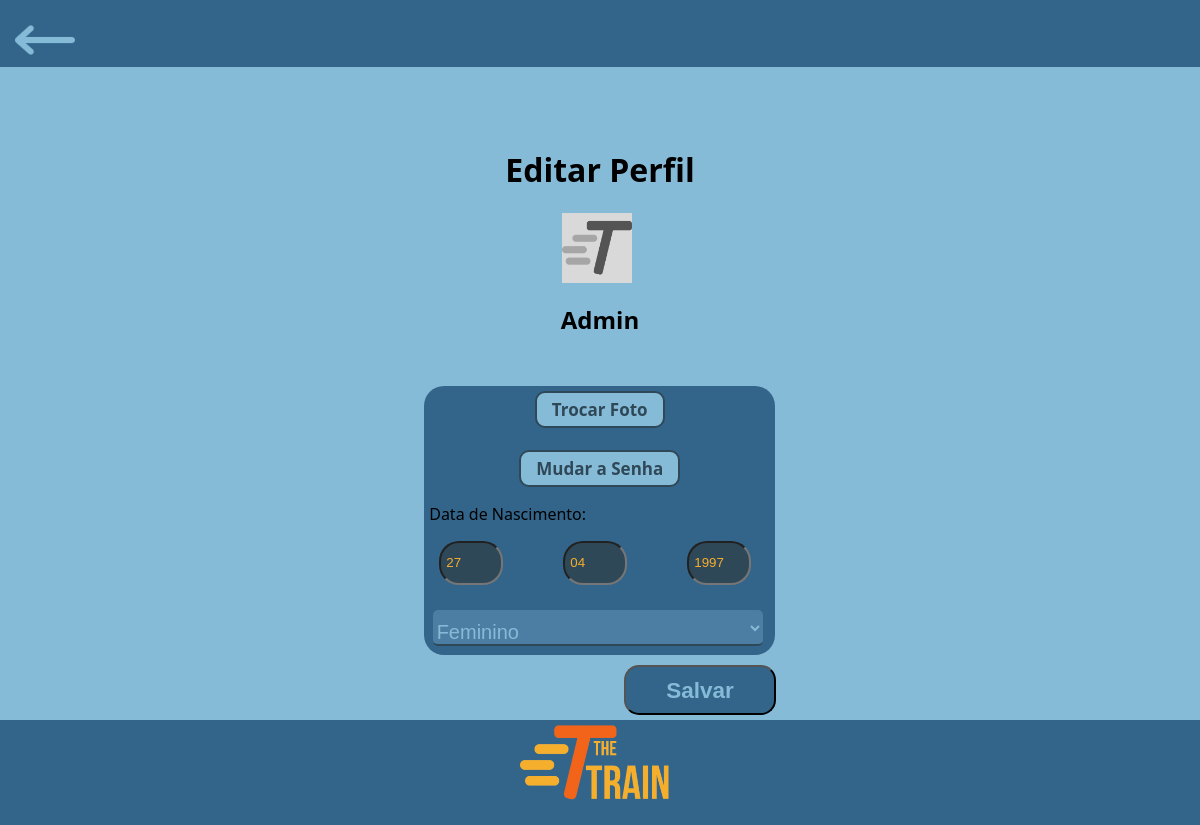
Screenshot of /private/user/config/editaPerfilFuncionario.php (signed in) with the database file from the repository.
### tables this page shows
CREATE TABLE usuarios(
	id INT AUTO_INCREMENT NOT NULL PRIMARY KEY,
    cargo ENUM('Administrador', 'Mecânico', 'Faxineiro', 'Supervisor', 'Operário', 'Piloto') NOT NULL,
    salario DECIMAL(10, 2) NOT NULL,
    genero ENUM('Feminino', 'Masculino', 'Prefiro não dizer', 'Outro') NOT NULL,
    dataNascimento DATE NOT NULL,
    senha VARCHAR(255) NOT NULL,
    email VARCHAR(255) NOT NULL,
    nome VARCHAR(120) NOT NULL,
    cpf VARCHAR(11) UNIQUE NOT NULL,
    tipo ENUM('admin', 'funcionario') NOT NULL,
    temTFA boolean,
    cep VARCHAR(8) NOT NULL,
    rua VARCHAR(255),
    cidade VARCHAR(255),
    estado VARCHAR(255),
    numero INT,
    imagemPerfil VARCHAR(120) NULL
);

### private/user/config/editaPerfilFuncionario.php (the view, shortened to what this page needs)
<?php
include '../../conexao/conexao.php';
$id = $_SESSION['user_id'];
$sql = "SELECT dataNascimento,genero,nome,imagemPerfil FROM usuarios WHERE id=$id";
$result = $conn -> query($sql);
$row = $result -> fetch_assoc();
$imgFileName = $row['imagemPerfil'];
if(!isset($imgFileName)){
    $imgFileName = 'default.png';
}
$dia = date('d', strtotime($row['dataNascimento']));
$mes = date('m', strtotime($row['dataNascimento']));
$ano = date('Y', strtotime($row['dataNascimento']));
?>
<!DOCTYPE html>
<html lang="pt-BR">
<head>
    <link rel="stylesheet" href="../../../style/style.css">
</head>
<body>
    <header class="headerAzulVoltar">
        <a href="<?php if($_SESSION['tipo'] == 'admin'){echo '../../admin/config/configAdmin.php';} else {echo 'configFuncionario.php';}?>"><img src="../../../assets/icons/header/setaEsquerda.png" alt="Seta"></a>
    </header>
    <main>
        <div class="gridCentro">
            <div class="gridCentro">
                <h1 class="textoCentral">Editar Perfil</h1>
                <img id="icone" src="../uploads/<?=$imgFileName?>" alt="Icone do funcionario">
            </div>
            <h2 class="textoCentral"> <?php echo $row['nome']; ?> </h2>
        </div>
        <div class="gridCentro">
            <form  id="formularioConfgUsuario" method="POST" action="">
                <div id="informacoesPessoais">
                    <div class="flexCentro">
                        <a href="mudarFotoPerfil.php" style="text-decoration: none;" class="botaoSimples">Trocar Foto</a>
                    </div>
                    <br>
                    <div class="flexCentro">
                        <a href="mudarSenha.php" style="text-decoration: none;" class="botaoSimples">Mudar a Senha</a>
                    </div>
                    <p>Data de Nascimento:</p>
                    <div class="flex">
                        <div>
                            <input type="text" name="dataNascimentoDia" id="dataNascimentoDia" placeholder="Dia" value="<?php echo $dia; ?>">
                        </div>
                        <div>
                            <input type="text" name="dataNascimentoMes" id="dataNascimentoMes" placeholder="Mês" value="<?php echo $mes; ?>">
                        </div>
                        <div>
                            <input type="text" name="dataNascimentoAno" id="dataNascimentoAno" placeholder="Ano" value="<?php echo $ano; ?>">
                        </div>
                    </div>
                    <br>
                    <label>
                        <select name="genero" id="generoFuncionario">
                            <option value="<?php echo $row['genero'];?>" selected><?php echo $row['genero'];?></option>
                        </select>
                    </label>
                </div>
                <button id="botaoSalvar" type="submit">
                    <h2 class="marginTop-10">Salvar</h2>
                </button>
            </form>
        </div>
    </main>
    <div class="espacoFooterAzulLogo"></div>
    <footer class="footerAzulLogo">
        <img src="../../../assets/logos/logoCompleta.png" alt="Logo">
    </footer>
</body>
</html>

### style/style.css (style rules this page uses)
:root { --corAzulNormal: #33658a; --corAzulEscuro: #2f4858; --corAmarelo: #f6ae2d; --corAzulClaro: #86bbd8; --fonte-Segoe: 'Segoe UI', Tahoma, Geneva, Verdana, sans-serif; --fonte-OpenSans: OpenSans, Arial, Helvetica, sans-serif; --corLaranja: #f26419; }
.flex { display: flex; }
.flexCentro { display: flex; justify-content: center; align-items: center; }
.gridCentro { padding-top: 30px; display: grid; justify-content: center; }
.textoCentral { text-align: center; }
.marginTop-10 { margin-top: 10px; }
body { background-color: var(--corAzulClaro); margin: 0; min-height: 100vh; font-family: var(--fonte-Segoe); }
.headerAzulVoltar { padding: 25px 15px 7px 15px; background-color: var(--corAzulNormal); }
.headerAzulVoltar img { height: 30px; }
.footerAzulArredondado, .footerAzulLogo { background-color: var(--corAzulNormal); position: fixed; width: 100%; bottom: 0; display: flex; justify-content: center; align-items: center; }
.footerAzulLogo { padding-top: 5px; }
.footerAzulLogo img { height: 100px; }
.espacoFooterAzulLogo { height: 110px; }
#icone { height: 70px; padding-left: 30%; }
#informacoesPessoais { background-color: var(--corAzulNormal); border-radius: 20px; width: 97%; padding: 5px; }
#dataNascimentoDia, #dataNascimentoMes, #dataNascimentoAno { height: 30px; width: 50px; background-color: var(--corAzulEscuro); color: var(--corAmarelo); border-radius: 20px; align-items: center; justify-content: center; display: flex; padding: 5px; }
#dataNascimentoDia { margin-left: 10px; }
#dataNascimentoMes, #dataNascimentoAno { margin-left: 60px; }
#botaoSalvar { background-color: var(--corAzulNormal); border-radius: 15px; padding: 1px 40px; margin-top: 10px; margin-left: 200px; height: 50px; font-size: 15px; color: var(--corAzulClaro); }
#nomeFuncionario, #emailFuncionario, #senhaFuncionario, #cpfFuncionario, #cargoFuncionario, #salarioFuncionario, #dataNascimentoFuncionario, #generoFuncionario, #tipoFuncionario, #cepFuncionario, #ruaFuncionario, #numeroFuncionario, #cidadeFuncionario, #estadoFuncionario { background-color: #4c7da3; border: none; border-bottom: solid 2px #2f4858; width: 97%; margin: 1%; color: black; font-size: 20px; padding-top: 10px; color: var(--corAzulClaro); }
input, select, textarea, button { border-radius: 5px; }
.botaoSimples { font-size: 17px; background-color: var(--corAzulClaro); border: solid 2px var(--corAzulEscuro); color: var(--corAzulEscuro); border-radius: 10px; font-weight: bold; padding: 5px 15px; cursor: pointer; }

### rows the page displays
usuarios: nome "Admin", dataNascimentoDia "27", dataNascimentoMes "04", dataNascimentoAno "1997", genero "Feminino"
